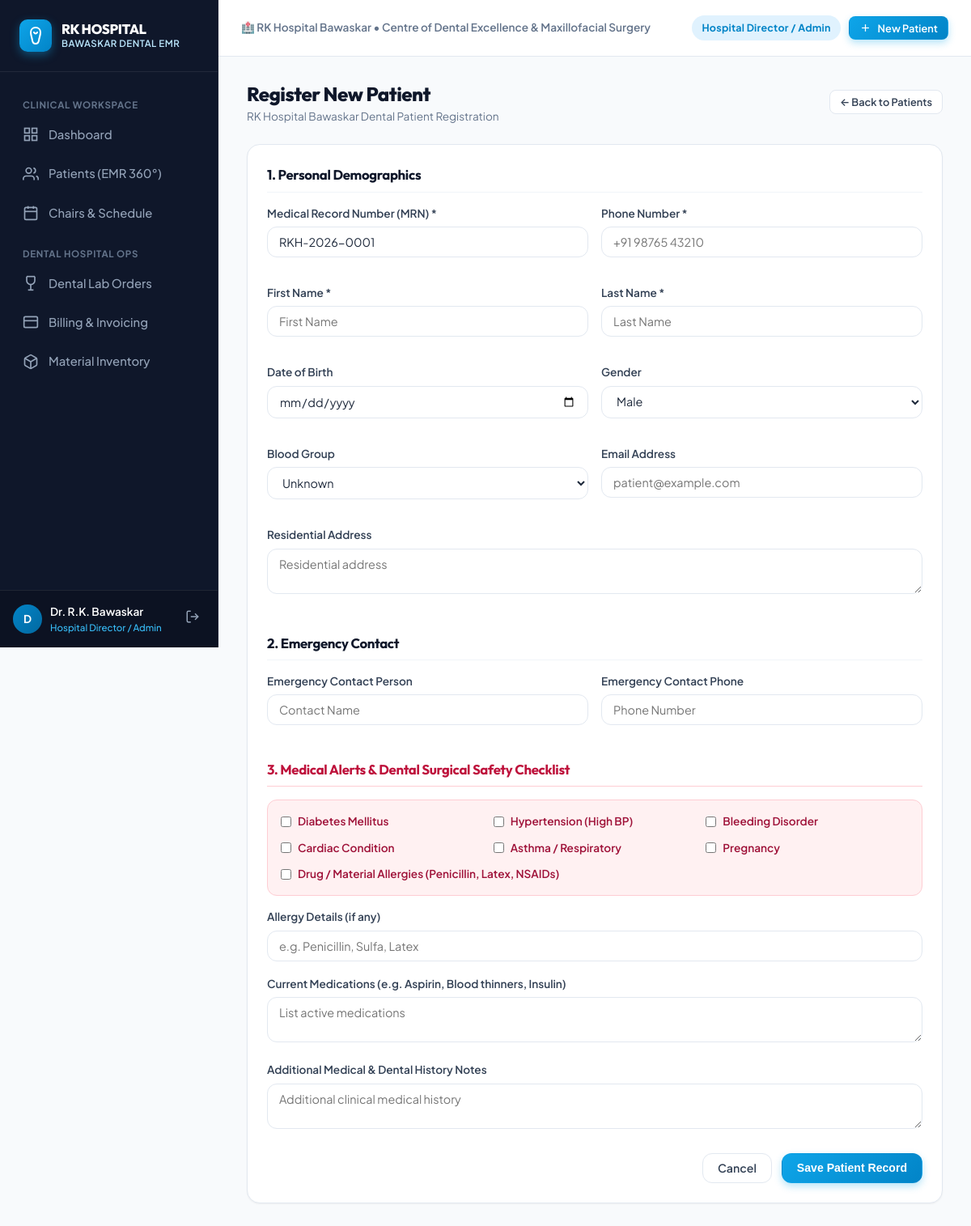
The page /patients/new/ (signed in) on the database its author committed.
### dental_core/models.py (models this page shows, shortened)
class User(AbstractUser):
    ROLE_CHOICES = [
        ('ADMIN', 'Hospital Director / Admin'),
        ('DENTIST', 'Dental Surgeon / Specialist'),
        ('RECEPTIONIST', 'Front Desk / OPD Coordinator'),
        ('HYGIENIST', 'Dental Hygienist / Nurse'),
        ('PHARMACIST', 'Pharmacist / Inventory Store'),
        ('PATIENT', 'Patient Portal'),
    ]
    role = models.CharField(max_length=20, choices=ROLE_CHOICES, default='DENTIST')
    phone_number = models.CharField(max_length=20, blank=True, null=True)
    specialization = models.CharField(max_length=100, blank=True, null=True,
                                      help_text="e.g. Endodontist, Orthodontist, Periodontist, Oral Surgeon")
    qualification = models.CharField(max_length=100, blank=True, null=True,
                                     help_text="e.g. BDS, MDS (Oral & Maxillofacial Surgery)")
    license_number = models.CharField(max_length=50, blank=True, null=True,
                                      help_text="State Dental Council Reg. No.")
    avatar = models.ImageField(upload_to='avatars/', blank=True, null=True)
    def is_patient_user(self):
        return self.role == 'PATIENT'

### dental_core/views.py (the view)
# urls.py: path('patients/new/', views.patient_create, name='patient_create'),
@login_required
def patient_create(request):
    if request.method == 'POST':
        form = PatientForm(request.POST)
        if form.is_valid():
            patient = form.save()
            messages.success(request, f"Patient {patient.full_name} ({patient.mrn}) registered successfully!")
            return redirect('patient_detail', pk=patient.pk)
    else:
        count = Patient.objects.count() + 1
        year = timezone.now().year
        suggested_mrn = f"RKH-{year}-{count:04d}"
        form = PatientForm(initial={'mrn': suggested_mrn})
    return render(request, 'patients/patient_form.html', {'form': form, 'title': 'Register New Patient'})

### templates/patients/patient_form.html (shortened to what this page needs)
{% extends 'base.html' %}
{% block content %}
<div style="max-width: 860px; margin: 0 auto;">
  <div style="display: flex; justify-content: space-between; align-items: center; margin-bottom: 24px;">
    <div>
      <h1 style="font-size: 1.5rem; font-weight: 800; color: var(--slate-900);">{{ title }}</h1>
      <p style="color: var(--slate-500); font-size: 0.85rem;">RK Hospital Bawaskar Dental Patient Registration</p>
    </div>
    <a href="{% url 'patient_list' %}" class="btn btn-secondary btn-sm">← Back to Patients</a>
  </div>
  <div class="card">
    <form method="POST">
      <h3 style="font-size: 1.05rem; font-weight: 700; color: var(--slate-900); margin-bottom: 16px; border-bottom: 1px solid var(--slate-100); padding-bottom: 8px;">
        1. Personal Demographics
      </h3>
      <div style="display: grid; grid-template-columns: 1fr 1fr; gap: 16px;">
        <div class="form-group">
          <label class="form-label">Medical Record Number (MRN) *</label>
          {{ form.mrn }}
        </div>
        <div class="form-group">
          <label class="form-label">Phone Number *</label>
          {{ form.phone }}
        </div>
        <div class="form-group">
          <label class="form-label">First Name *</label>
          {{ form.first_name }}
        </div>
        <div class="form-group">
          <label class="form-label">Last Name *</label>
          {{ form.last_name }}
        </div>
        <div class="form-group">
          <label class="form-label">Date of Birth</label>
          {{ form.date_of_birth }}
        </div>
        <div class="form-group">
          <label class="form-label">Gender</label>
          {{ form.gender }}
        </div>
        <div class="form-group">
          <label class="form-label">Blood Group</label>
          {{ form.blood_group }}
        </div>
        <div class="form-group">
          <label class="form-label">Email Address</label>
          {{ form.email }}
        </div>
        <div class="form-group" style="grid-column: span 2;">
          <label class="form-label">Residential Address</label>
          {{ form.address }}
        </div>
      </div>
      <h3 style="font-size: 1.05rem; font-weight: 700; color: var(--slate-900); margin: 24px 0 16px; border-bottom: 1px solid var(--slate-100); padding-bottom: 8px;">
        2. Emergency Contact
      </h3>
      <div style="display: grid; grid-template-columns: 1fr 1fr; gap: 16px;">
        <div class="form-group">
          <label class="form-label">Emergency Contact Person</label>
          {{ form.emergency_contact_name }}
        </div>
        <div class="form-group">
          <label class="form-label">Emergency Contact Phone</label>
          {{ form.emergency_contact_phone }}
        </div>
      </div>
      <h3 style="font-size: 1.05rem; font-weight: 700; color: #be123c; margin: 24px 0 16px; border-bottom: 1px solid #fecdd3; padding-bottom: 8px;">
        3. Medical Alerts & Dental Surgical Safety Checklist
      </h3>
      <div style="display: grid; grid-template-columns: repeat(3, 1fr); gap: 12px; margin-bottom: 16px; background: #fff1f2; padding: 16px; border-radius: var(--radius-md); border: 1px solid #fecdd3;">
        <label style="display: flex; align-items: center; gap: 8px; font-weight: 600; font-size: 0.85rem; color: #9f1239;">
          {{ form.has_diabetes }} Diabetes Mellitus
        </label>
        <label style="display: flex; align-items: center; gap: 8px; font-weight: 600; font-size: 0.85rem; color: #9f1239;">
          {{ form.has_hypertension }} Hypertension (High BP)
        </label>
        <label style="display: flex; align-items: center; gap: 8px; font-weight: 600; font-size: 0.85rem; color: #9f1239;">
          {{ form.has_bleeding_disorder }} Bleeding Disorder
        </label>
        <label style="display: flex; align-items: center; gap: 8px; font-weight: 600; font-size: 0.85rem; color: #9f1239;">
          {{ form.has_cardiac_condition }} Cardiac Condition
        </label>
        <label style="display: flex; align-items: center; gap: 8px; font-weight: 600; font-size: 0.85rem; color: #9f1239;">
          {{ form.has_asthma }} Asthma / Respiratory
        </label>
        <label style="display: flex; align-items: center; gap: 8px; font-weight: 600; font-size: 0.85rem; color: #9f1239;">
          {{ form.is_pregnant }} Pregnancy
        </label>
        <label style="display: flex; align-items: center; gap: 8px; font-weight: 600; font-size: 0.85rem; color: #9f1239; grid-column: span 3;">
          {{ form.has_allergies }} Drug / Material Allergies (Penicillin, Latex, NSAIDs)
        </label>
      </div>
      <div class="form-group">
        <label class="form-label">Allergy Details (if any)</label>
        {{ form.allergy_details }}
      </div>
      <div class="form-group">
        <label class="form-label">Current Medications (e.g. Aspirin, Blood thinners, Insulin)</label>
        {{ form.current_medications }}
      </div>
      <div class="form-group">
        <label class="form-label">Additional Medical & Dental History Notes</label>
        {{ form.medical_history_notes }}
      </div>
      <div style="display: flex; justify-content: flex-end; gap: 12px; margin-top: 24px;">
        <a href="{% url 'patient_list' %}" class="btn btn-secondary">Cancel</a>
        <button type="submit" class="btn btn-primary">Save Patient Record</button>
      </div>
    </form>
  </div>
</div>
{% endblock %}

### templates/base.html (shortened to what this page needs)
{% load static %}
<!DOCTYPE html>
<html lang="en">
<head>
  <link rel="stylesheet" href="{% static 'css/hospital_theme.css' %}">
</head>
<body>
<div class="app-layout">
  <aside class="sidebar" id="appSidebar">
    <div class="sidebar-brand">
      <div style="display: flex; align-items: center; justify-content: space-between;">
        <div style="display: flex; align-items: center; gap: 12px;">
          <div style="width: 40px; height: 40px; background: linear-gradient(135deg, #0ea5e9, #0284c7); border-radius: 10px; display: flex; align-items: center; justify-content: center; box-shadow: 0 4px 12px rgba(14, 165, 233, 0.4);">
            <svg style="width: 24px; height: 24px; fill: none; stroke: #ffffff; stroke-width: 2; stroke-linecap: round; stroke-linejoin: round;" viewBox="0 0 24 24">
              <path d="M12 2C8.5 2 6 4.5 6 8c0 3.5 1.5 6.5 2 10 .5 3 2 4 4 4s3.5-1 4-4c.5-3.5 2-6.5 2-10 0-3.5-2.5-6-6-6z"/>
              <path d="M10 8c.5 1 1.5 1.5 2 1.5s1.5-.5 2-1.5"/>
            </svg>
          </div>
          <div>
            <div class="brand-font" style="font-weight: 800; font-size: 1.05rem; color: #ffffff; line-height: 1.15;">RK HOSPITAL</div>
            <div style="font-size: 0.72rem; color: var(--primary-200); font-weight: 600; letter-spacing: 0.04em;">BAWASKAR DENTAL EMR</div>
          </div>
        </div>
      </div>
    </div>
    <div class="sidebar-nav">
      <div class="nav-section-title">Clinical Workspace</div>
      <a href="{% url 'dashboard' %}" class="nav-link {% if request.resolver_match.url_name == 'dashboard' %}active{% endif %}">
        <svg viewBox="0 0 24 24" fill="none" stroke="currentColor" stroke-width="2"><rect x="3" y="3" width="7" height="7"></rect><rect x="14" y="3" width="7" height="7"></rect><rect x="14" y="14" width="7" height="7"></rect><rect x="3" y="14" width="7" height="7"></rect></svg>
        <span>Dashboard</span>
      </a>
      {% if not user.is_patient_user %}
      <a href="{% url 'patient_list' %}" class="nav-link {% if 'patient' in request.path and not 'new' in request.path %}active{% endif %}">
        <svg viewBox="0 0 24 24" fill="none" stroke="currentColor" stroke-width="2"><path d="M17 21v-2a4 4 0 0 0-4-4H5a4 4 0 0 0-4 4v2"></path><circle cx="9" cy="7" r="4"></circle><path d="M23 21v-2a4 4 0 0 0-3-3.87"></path><path d="M16 3.13a4 4 0 0 1 0 7.75"></path></svg>
        <span>Patients (EMR 360°)</span>
      </a>
      <a href="{% url 'appointment_list' %}" class="nav-link {% if 'appointment' in request.path %}active{% endif %}">
        <svg viewBox="0 0 24 24" fill="none" stroke="currentColor" stroke-width="2"><rect x="3" y="4" width="18" height="18" rx="2" ry="2"></rect><line x1="16" y1="2" x2="16" y2="6"></line><line x1="8" y1="2" x2="8" y2="6"></line><line x1="3" y1="10" x2="21" y2="10"></line></svg>
        <span>Chairs & Schedule</span>
      </a>
      <div class="nav-section-title">Dental Hospital Ops</div>
      <a href="{% url 'lab_list' %}" class="nav-link {% if 'lab' in request.path %}active{% endif %}">
        <svg viewBox="0 0 24 24" fill="none" stroke="currentColor" stroke-width="2"><path d="M6 2v6a6 6 0 0 0 12 0V2"></path><line x1="6" y1="2" x2="18" y2="2"></line><line x1="12" y1="14" x2="12" y2="22"></line><line x1="8" y1="22" x2="16" y2="22"></line></svg>
        <span>Dental Lab Orders</span>
      </a>
      <a href="{% url 'billing_list' %}" class="nav-link {% if 'billing' in request.path %}active{% endif %}">
        <svg viewBox="0 0 24 24" fill="none" stroke="currentColor" stroke-width="2"><rect x="2" y="4" width="20" height="16" rx="2"></rect><line x1="2" y1="10" x2="22" y2="10"></line></svg>
        <span>Billing & Invoicing</span>
      </a>
      <a href="{% url 'inventory_list' %}" class="nav-link {% if 'inventory' in request.path %}active{% endif %}">
        <span>Material Inventory</span>
      </a>
      {% endif %}
    </div>
    <div style="padding: 16px; border-top: 1px solid rgba(255, 255, 255, 0.08); background: rgba(0, 0, 0, 0.2); display: flex; align-items: center; justify-content: space-between;">
      <div style="display: flex; align-items: center; gap: 10px; overflow: hidden;">
        <div style="width: 36px; height: 36px; border-radius: 50%; background: linear-gradient(135deg, #0284c7, #0369a1); display: flex; align-items: center; justify-content: center; font-weight: 700; color: #fff; font-size: 0.85rem; flex-shrink: 0;">
          {{ user.first_name|default:user.username|make_list|first|upper }}
        </div>
        <div style="overflow: hidden;">
          <div style="font-size: 0.85rem; font-weight: 600; color: #fff; white-space: nowrap; overflow: hidden; text-overflow: ellipsis;">
            {{ user.get_full_name|default:user.username }}
          </div>
          <div style="font-size: 0.72rem; color: #38bdf8; font-weight: 500;">
            {{ user.get_role_display }}
          </div>
        </div>
      </div>
      <a href="{% url 'logout' %}" title="Logout" style="color: var(--slate-400); padding: 6px; border-radius: 6px;" onmouseover="this.style.color='#fff'" onmouseout="this.style.color='var(--slate-400)'">
        <svg style="width: 18px; height: 18px;" viewBox="0 0 24 24" fill="none" stroke="currentColor" stroke-width="2"><path d="M9 21H5a2 2 0 0 1-2-2V5a2 2 0 0 1 2-2h4"></path><polyline points="16 17 21 12 16 7"></polyline><line x1="21" y1="12" x2="9" y2="12"></line></svg>
      </a>
    </div>
  </aside>
  <div class="main-content">
    <header class="top-nav">
      <div style="display: flex; align-items: center; gap: 12px;">
        <span class="desktop-hospital-title" style="font-size: 0.85rem; color: var(--slate-500); font-weight: 600;">
          🏥 RK Hospital Bawaskar • Centre of Dental Excellence & Maxillofacial Surgery
        </span>
      </div>
      <div class="top-nav-actions" style="display: flex; align-items: center; gap: 10px;">
        <span class="badge top-role-badge" style="background: #e0f2fe; color: #0284c7; padding: 6px 12px; font-size: 0.78rem; font-weight: 700;">
          {{ user.get_role_display }}
        </span>
        {% if not user.is_patient_user %}
        <a href="{% url 'patient_create' %}" class="btn btn-primary btn-sm" style="white-space: nowrap;">
          <svg style="width: 15px; height: 15px;" viewBox="0 0 24 24" fill="none" stroke="currentColor" stroke-width="2"><line x1="12" y1="5" x2="12" y2="19"></line><line x1="5" y1="12" x2="19" y2="12"></line></svg>
          <span class="btn-text-hide-mobile">New Patient</span>
        </a>
        {% endif %}
      </div>
    </header>
    <main class="page-main-container" style="flex: 1;">
      {% block content %}{% endblock %}
    </main>
  </div>
</div>
</body>
</html>

### rows shown on the page
User: first_name|make_list "D", get_full_name "Dr. R.K. Bawaskar", role "Hospital Director / Admin"

### other values the page prints
{{ title }} "Register New Patient"
